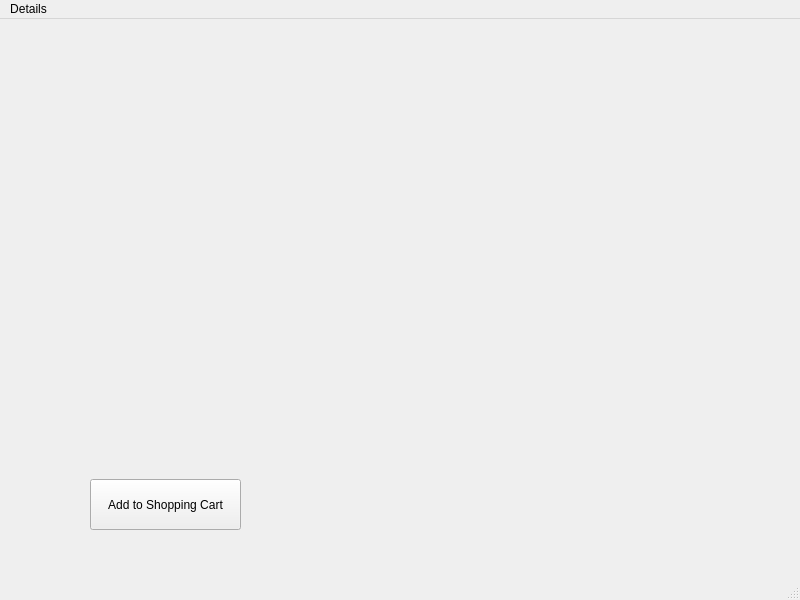
<?xml version="1.0" encoding="UTF-8"?>
<ui version="4.0">
 <class>DetailsWindow</class>
 <widget class="QMainWindow" name="DetailsWindow">
  <property name="geometry">
   <rect>
    <x>0</x>
    <y>0</y>
    <width>800</width>
    <height>600</height>
   </rect>
  </property>
  <property name="windowTitle">
   <string>Details</string>
  </property>
  <widget class="QWidget" name="centralwidget">
   <widget class="QLabel" name="productImageLabel">
    <property name="geometry">
     <rect>
      <x>20</x>
      <y>50</y>
      <width>321</width>
      <height>261</height>
     </rect>
    </property>
    <property name="text">
     <string/>
    </property>
   </widget>
   <widget class="QWidget" name="gridLayoutWidget">
    <property name="geometry">
     <rect>
      <x>400</x>
      <y>20</y>
      <width>381</width>
      <height>411</height>
     </rect>
    </property>
    <layout class="QGridLayout" name="detailsGridLayout"/>
   </widget>
   <widget class="QPushButton" name="addCartPushButton">
    <property name="geometry">
     <rect>
      <x>90</x>
      <y>460</y>
      <width>151</width>
      <height>51</height>
     </rect>
    </property>
    <property name="text">
     <string>Add to Shopping Cart</string>
    </property>
   </widget>
  </widget>
  <widget class="QMenuBar" name="menubar">
   <property name="geometry">
    <rect>
     <x>0</x>
     <y>0</y>
     <width>800</width>
     <height>21</height>
    </rect>
   </property>
   <widget class="QMenu" name="menuDetails">
    <property name="title">
     <string>Details</string>
    </property>
   </widget>
   <addaction name="menuDetails"/>
  </widget>
  <widget class="QStatusBar" name="statusbar"/>
 </widget>
 <resources/>
 <connections/>
</ui>
